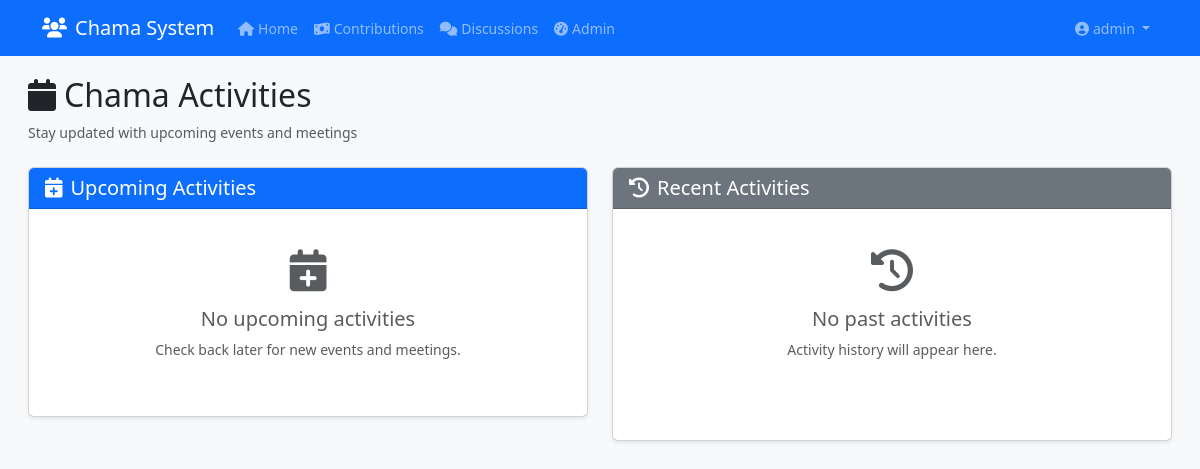
Page /activities (signed in) on the earlier database version.
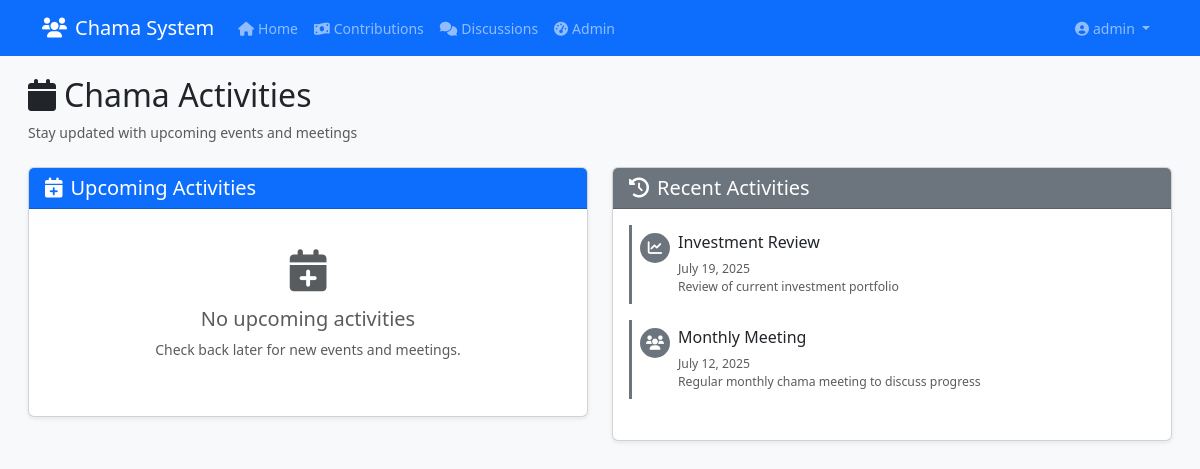
Same page on the later database version.
### fixed_app.py (models this page shows)
class Activity(db.Model):
    id = db.Column(db.Integer, primary_key=True)
    title = db.Column(db.String(100), nullable=False)
    description = db.Column(db.Text)
    date = db.Column(db.DateTime, nullable=False)
    type = db.Column(db.String(50), default='meeting')
    created_by = db.Column(db.Integer, db.ForeignKey('user.id'))
    user = db.relationship('User', backref='activities')

### fixed_app.py (the view)
@app.route('/activities')
@login_required
def activities():
    upcoming = Activity.query.filter(Activity.date >= datetime.utcnow()).order_by(Activity.date).all()
    past = Activity.query.filter(Activity.date < datetime.utcnow()).order_by(Activity.date.desc()).limit(10).all()
    return render_template('activities.html', upcoming=upcoming, past=past)

### fixed_app.py (called while the page is built)
@login_manager.user_loader
def load_user(user_id):
    return User.query.get(int(user_id))

### templates/activities.html (shortened to what the changed rows need)
{% extends "base.html" %}
{% block content %}
<div class="container-fluid">
    <div class="d-flex flex-column flex-md-row justify-content-between align-items-start align-items-md-center mb-4">
        <div>
            <h2><i class="fas fa-calendar me-2"></i>Chama Activities</h2>
        </div>
    </div>
    <div class="row">
        <div class="col-12 col-lg-6">
            <div class="card shadow-sm h-100">
                <div class="card-body">
                    {% if past %}
                        {% for activity in past %}
                        <div class="activity-item mb-3 p-2 border-start border-3 border-secondary">
                            <div class="d-flex align-items-start">
                                <div class="activity-icon-sm bg-secondary text-white me-2">
                                    {% if activity.type == 'meeting' %}
                                        <i class="fas fa-users"></i>
                                    {% elif activity.type == 'review' %}
                                        <i class="fas fa-chart-line"></i>
                                    {% else %}
                                        <i class="fas fa-calendar"></i>
                                    {% endif %}
                                </div>
                                <div class="flex-grow-1">
                                    <h6 class="mb-1">{{ activity.title }}</h6>
                                    <small class="text-muted">
                                        {{ activity.date.strftime('%B %d, %Y') }}
                                    </small>
                                    {% if activity.description %}
                                        <p class="text-muted mb-0 small">{{ activity.description|truncate(80) }}</p>
                                    {% endif %}
                                </div>
                            </div>
                        </div>
                        {% endfor %}
                    {% else %}
                        <div class="text-center py-4">
                            <i class="fas fa-history fa-3x text-muted mb-3"></i>
                            <h5 class="text-muted">No past activities</h5>
                            <p class="text-muted">Activity history will appear here.</p>
                        </div>
                    {% endif %}
                </div>
            </div>
        </div>
    </div>
</div>
{% endblock %}

Differences in the rows shown:
added Activity: type "review" (drawn), title "Investment Review", date "July 19, 2025", description "Review of current investment portfolio"
added Activity: type "meeting" (drawn), title "Monthly Meeting", date "July 12, 2025", description "Regular monthly chama meeting to discuss progress"
Other differences:
text no longer shown: "No past activities Activity history will appear here."
